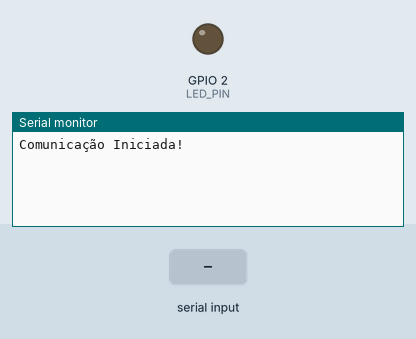
Bench run of a sketch on a simulated ESP32. Shown: output pins drawn as LEDs (lit = HIGH), the last lines printed to the serial monitor. The test bench sets the inputs (shaded band).

Above: at 1.7 s.
1.8 s: "90,45\n" received over Serial
At 6.1 s:
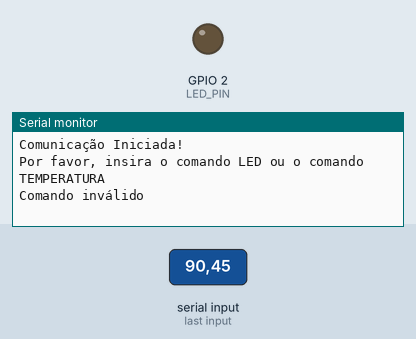
6.5 s: "90,45\n" received over the second serial link
At 7.8 s:
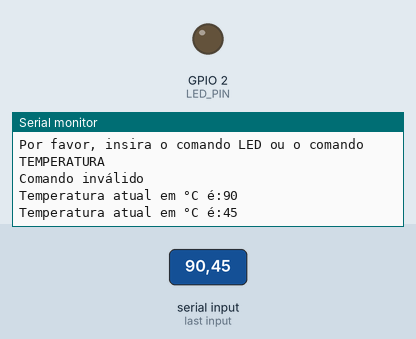

The sketch:

mestre.ino
```cpp
// (licence header left out)
#include <SoftwareSerial.h>
#include <string.h>

#define LED_PIN    2     // Pino do LED BuiltIn

const unsigned long BAUD = 9600;
unsigned long currentMillis;

const unsigned long tempoPraComando = 5000;
bool temComando = false;
unsigned long prevResponseMillis = 0;
const char question[] = "Por favor, insira o comando LED ou o comando TEMPERATURA";

String comando = "";

int i = 0;

// Nao há necessidade de definir se a ESP está transmitindo ou recebendo pois
// a comunicação RS232 é full-duplex

/**
 * @brief setup
 */
void setup ()
{
  delay(500);
  Serial.flush();

  Serial.begin (12*BAUD);
  Serial2.begin(BAUD, SERIAL_8N1, 16, 17);
  pinMode(LED_PIN, OUTPUT);
  digitalWrite(LED_PIN, 0);

  Serial.println("\nComunicação Iniciada!");
}


/**
 * @brief loop
 */
void loop ()
{
  currentMillis = millis();

  pedirComando();
  receberComando();

  transmitir();
  receber();
}

void pedirComando()
{
  if (temComando == true) {
    return;
  }

  if (currentMillis - prevResponseMillis >= tempoPraComando) {
    Serial.println(question);
    temComando = true;
    comando = "";
  }
}

void receberComando()
{
  if (temComando == false) {
    return;
  }

  if(Serial.available() == 0) {
    return;
  }

  comando = Serial.readStringUntil('\n'); // lê até pressionar ENTER
  comando.trim(); // remove espaços e quebras de linha

  if (comando != "LED" && comando != "TEMPERATURA") {
    Serial.println ("Comando inválido");
    temComando = false;
    comando = "";
    prevResponseMillis = currentMillis;
  }
}

void transmitir () {
  // Iniciando transmissão

  if (temComando && comando != "")
  {
    Serial.print("Transmitindo comando ");
    Serial.println(comando);
    Serial2.print(comando);         // Valor do potenciomento
    Serial2.flush();
    delay(tempoPraComando);
    temComando = false;
    comando = "";
    prevResponseMillis = currentMillis;
  }

}

void receber (){
  int temperatura = Serial2.parseInt();
  // Iniciando recebimento
  if(Serial2.available() > 0 && temperatura != 0)
  {
       // Transforma em inteiro o valor lido
      Serial.print("\nTemperatura atual em °C é:");
      Serial.println(temperatura);
  }
}
```

Measured:
- after the input at 1.8 s, the serial monitor: prints a new line after 3.7 s (image 1)
- after the input at 6.5 s, the serial monitor: prints a new line at once (image 2)
